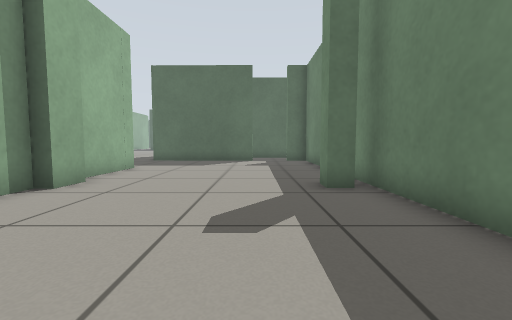
view 1 (above)

24 first-person views from a walk through a Gazebo world. The camera is 0.5 m above the floor, tilts 4° down and sees 90° across. The floor is counted in squares, 0.5 m on a side. Each view is taken from the middle of a square. On the plan, view 1 faces up. The plan holds only what a view shows up to about 11 squares ahead; the rest is blank. The place goes on beyond the plan.

view 2
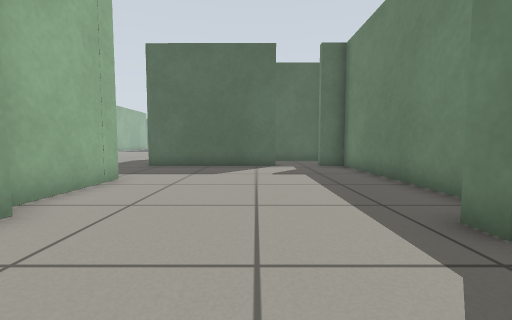

view 3
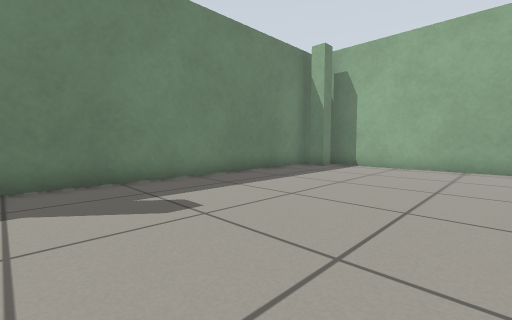

view 4
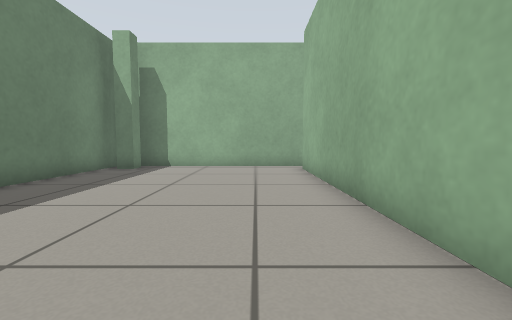

view 5
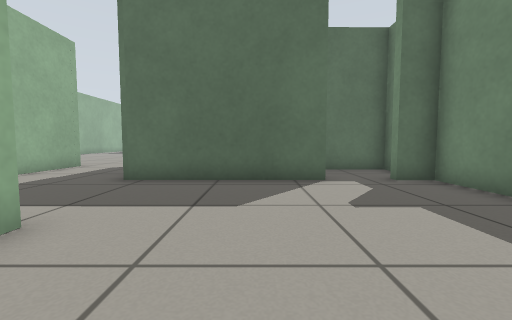

view 6
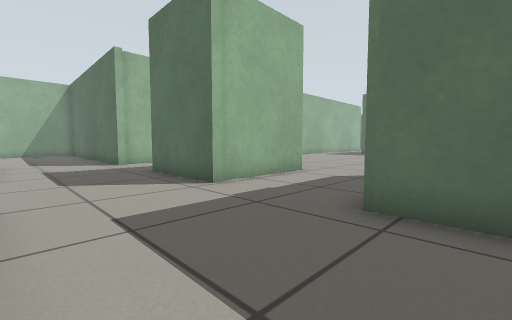

view 7
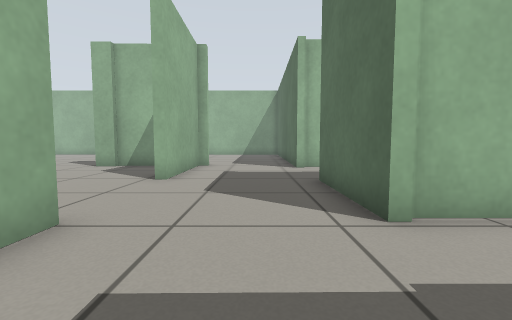

view 8
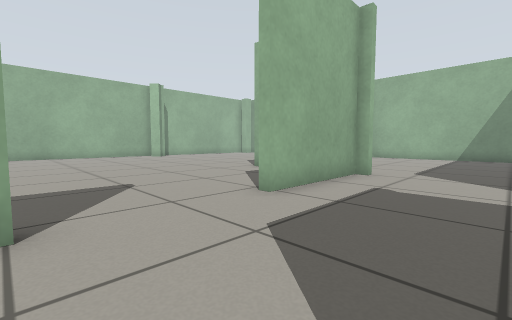

view 9
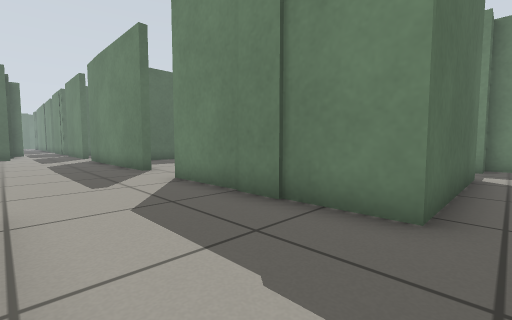

view 10
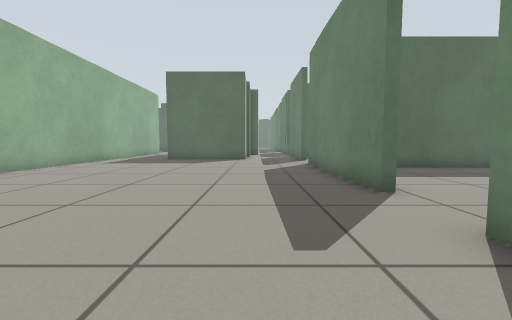

view 11
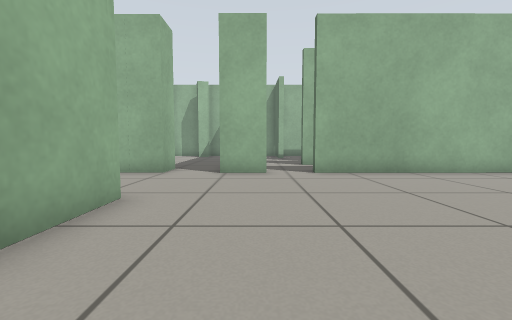

view 12
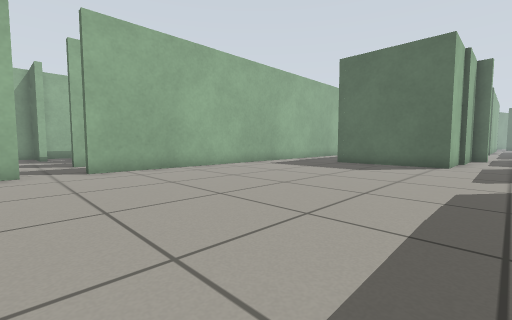

view 13
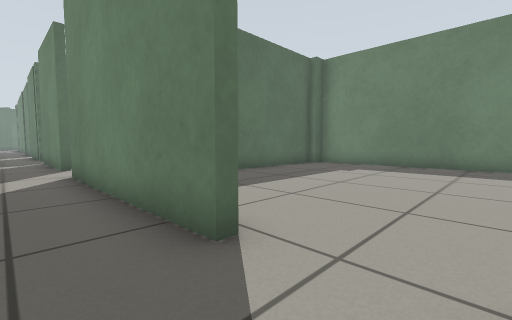

view 14
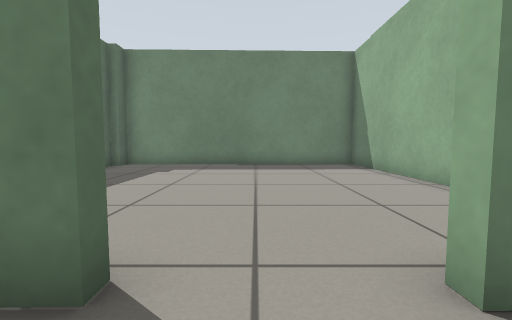

view 15
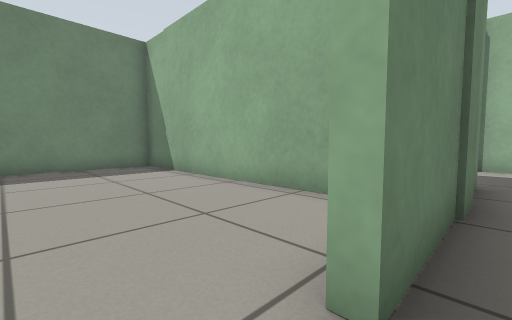

view 16
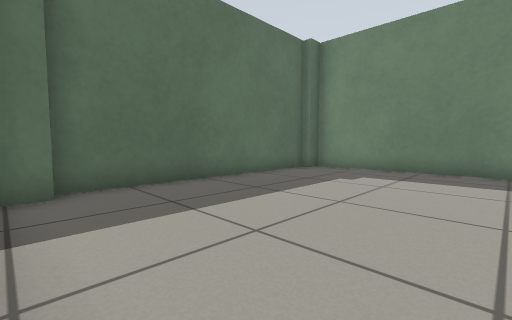

view 17
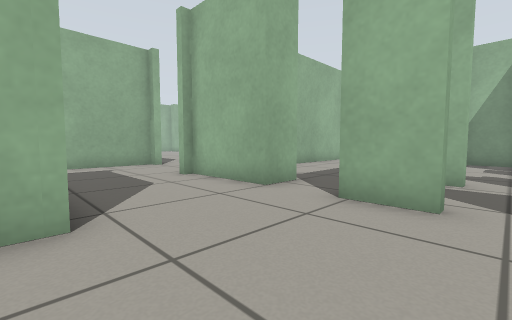

view 18
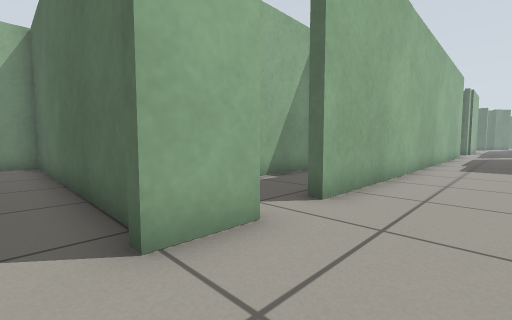

view 19
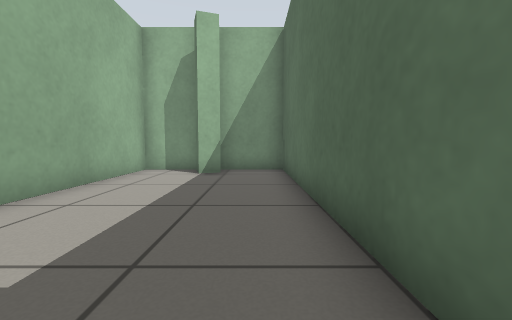

view 20
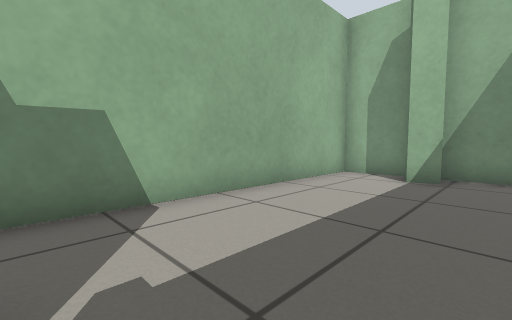

view 21
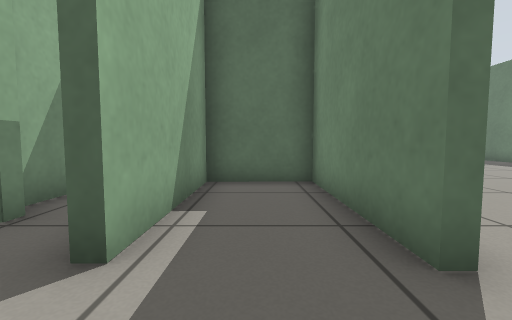

view 22
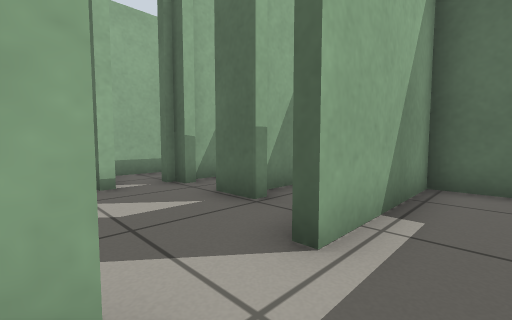

view 23
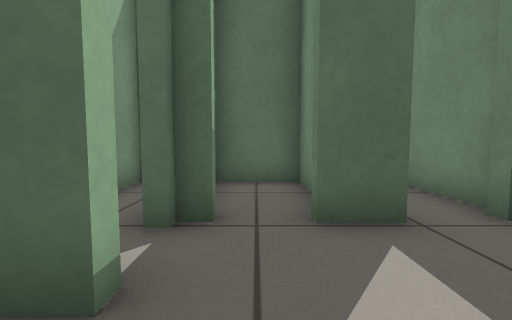

view 24
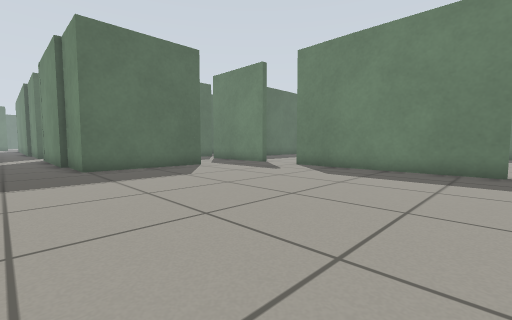

### Floor plan
Points are (right, up) in squares from view 1. A wall is a line through its corners. A room is listed if a view was taken in it or the views show most of it. See-through windows are left out.
Room 1 (views 1, 2, 3, 4, 5, 6, 7, 10)
walls: (-4.3, 6.5) (-4.3, 5.5) (-4.8, 5.5) (-4.8, -4.6); (2.2, 5.5) (1.5, 5.5) (1.5, 6.1); (-4.8, 10) (-4.8, 6.9); (-6.1, 9.7) (-5.1, 9.7); (-0.1, 13.7) (-5.6, 13.7); (-5.3, 13.6) (-5.4, 17.5); (1.5, -5.1) (1.5, -4.5) (2.2, -4.5); (-5, -5.6) (1.9, -5.6); (2.7, -5.5) (2.7, 13.6) (1.5, 13.6); (-9.3, 17.7) (-9.3, 13.7)
ways out: opening at (-9, 12) to room 2; opening at (-7.5, 18) to room 2; opening at (0.5, 14)
Room 2 (views 8, 9, 11, 12, 13, 14, 15, 16, 17, 18, 24)
walls: (-5.1, 22.1) (-5.5, 22) (-5.7, 28.9); (-16.3, 20.4) (-16.3, 18.7); (-12.6, 17.6) (-10.3, 17.6); (-5.4, 17.5) (-5.5, 19.7); (-16.3, 17) (-16.3, 13.5); (-5.1, 31) (-5.5, 31) (-5.6, 34.4); (-16.3, 31.5) (-16.3, 21.9); (-9.3, 13.7) (-12.7, 13.8); (-8.6, 34.2) (-8.6, 31.9) (-13.2, 31.9) (-13.2, 36.3); (-9.1, 9.6) (-8.2, 9.6); (-15.5, 9.6) (-12.8, 9.6)
low walls: (-5.5, 19.7) (-5.1, 19.7)
ways out: opening at (-9, 12) to room 1; opening at (-7.5, 18) to room 1; opening at (-16, 18) to room 3; opening at (-16.5, 21) to room 4; opening at (-5.5, 20.5) to room 6; opening at (-16.5, 12); opening at (-11, 9.5); opening at (-7, 35); opening at (-5.5, 30)
Room 3 (views 19, 20)
walls: (-17.6, 17) (-16.3, 17); (-25.3, 16.9) (-25.1, 16.2) (-25.9, 15.9); (-17, 19) (-26.2, 19) (-26.3, 14) (-17.9, 13.9)
ways out: opening at (-16, 18) to room 2
Room 4 (views 21, 22)
walls: (-16.6, 21.9) (-16.6, 26.4) (-19.2, 26.4) (-19.2, 22)
ways out: opening at (-16.5, 21) to room 2; opening at (-19.5, 21) to room 5
Room 5 (view 23)
walls: (-23.9, 21.8) (-23.9, 21.4) (-24.5, 21.4); (-21.1, 23.1) (-22.3, 23.1); (-23.5, 23.5) (-23.5, 23.1); (-19.2, 22) (-19.6, 22); (-24, 24.4) (-24, 23.7); (-21.9, 25) (-21.9, 26.4) (-24.1, 26.3); (-26.2, 21.1) (-26.2, 19.6)
ways out: opening at (-19.5, 21) to room 4
Room 6 (no view inside)
walls: (3.7, 27) (-4.4, 27); (-3.6, 16.6) (4.6, 16.7) (4.4, 26.6)
ways out: opening at (-5.5, 20.5) to room 2

Where each view was taken, in squares from view 1:
view 1: 0 up, 0 right, facing up
view 2: 3 up, 1 left, facing up
view 3: 5 up, 4 left, facing down-right
view 4: 5 up, 3 left, facing down
view 5: 7 up, 2 left, facing up
view 6: 10 up, 4 left, facing up-left
view 7: 12 up, 6 left, facing left
view 8: 13 up, 9 left, facing down-left
view 9: 13 up, 9 left, facing up-right
view 10: 17 up, 8 left, facing up
view 11: 20 up, 8 left, facing left
view 12: 20 up, 7 left, facing up-left
view 13: 20 up, 7 left, facing up-right
view 14: 21 up, 7 left, facing right
view 15: 21 up, 6 left, facing down-right
view 16: 21 up, 5 left, facing up-right
view 17: 21 up, 12 left, facing down-left
view 18: 18 up, 14 left, facing up-left
view 19: 18 up, 17 left, facing left
view 20: 18 up, 18 left, facing down-left
view 21: 20 up, 18 left, facing up
view 22: 20 up, 18 left, facing up-left
view 23: 20 up, 23 left, facing up
view 24: 22 up, 15 left, facing up-right
